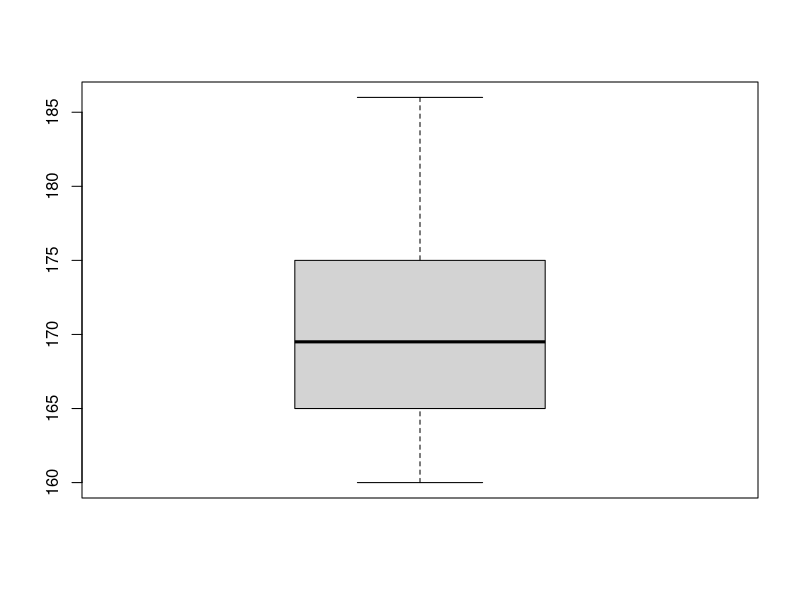
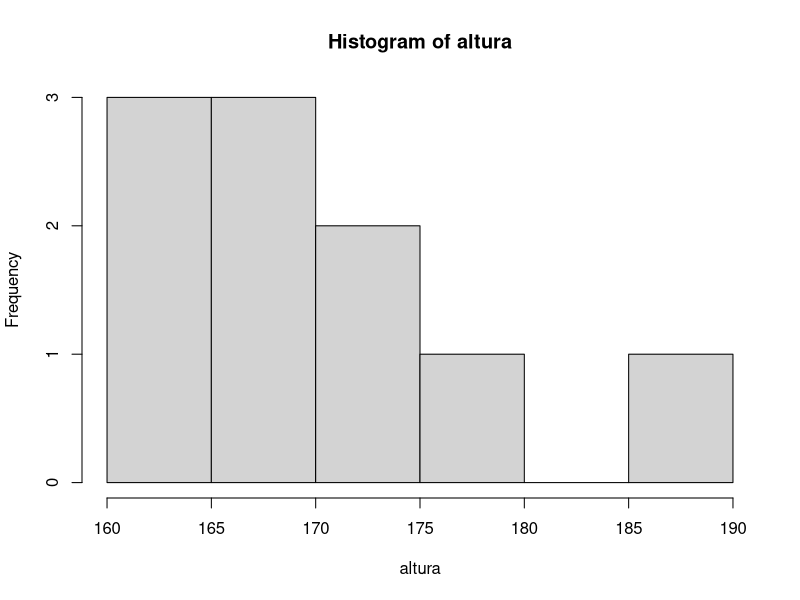
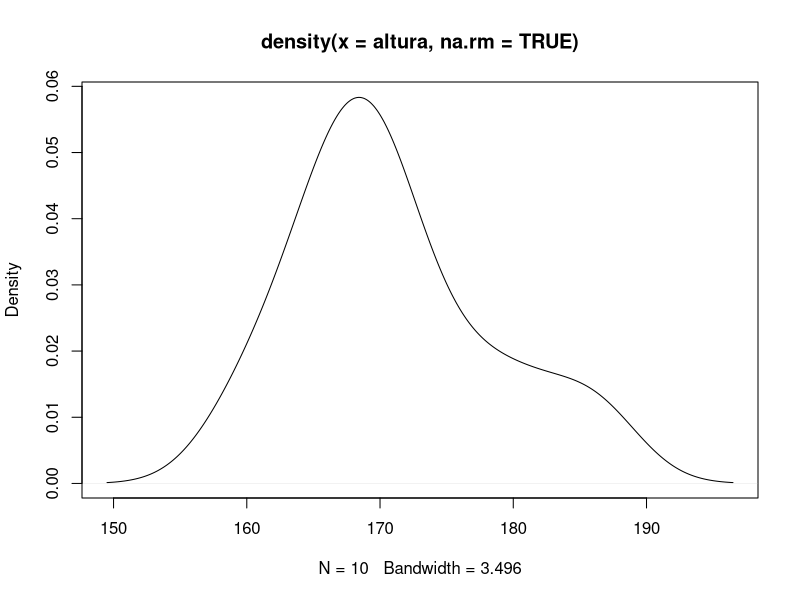
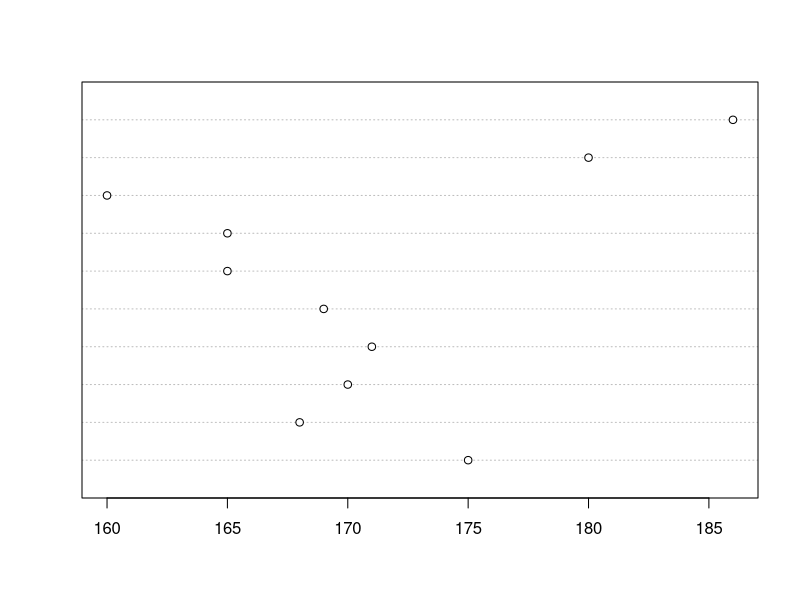
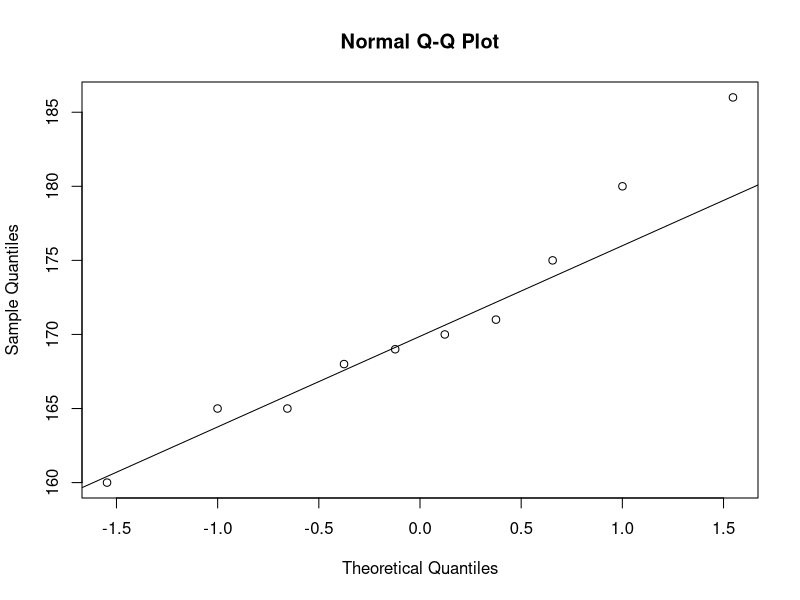
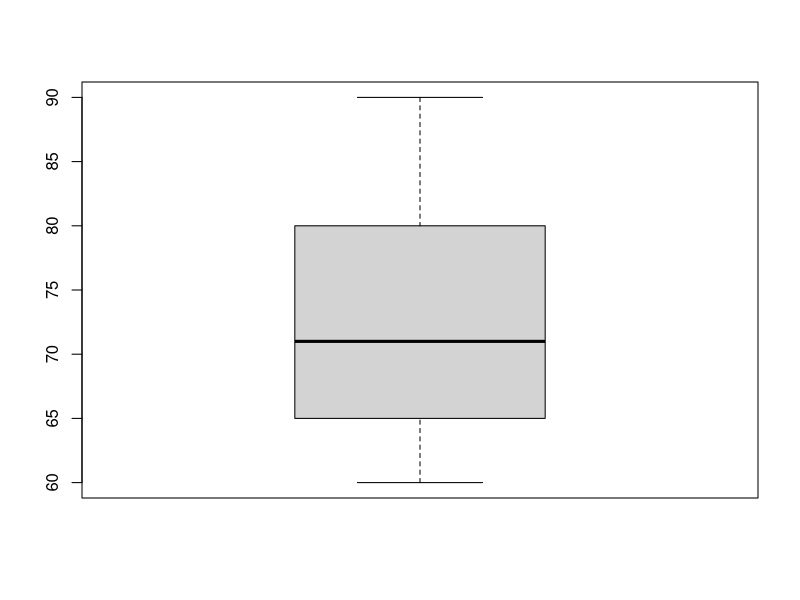
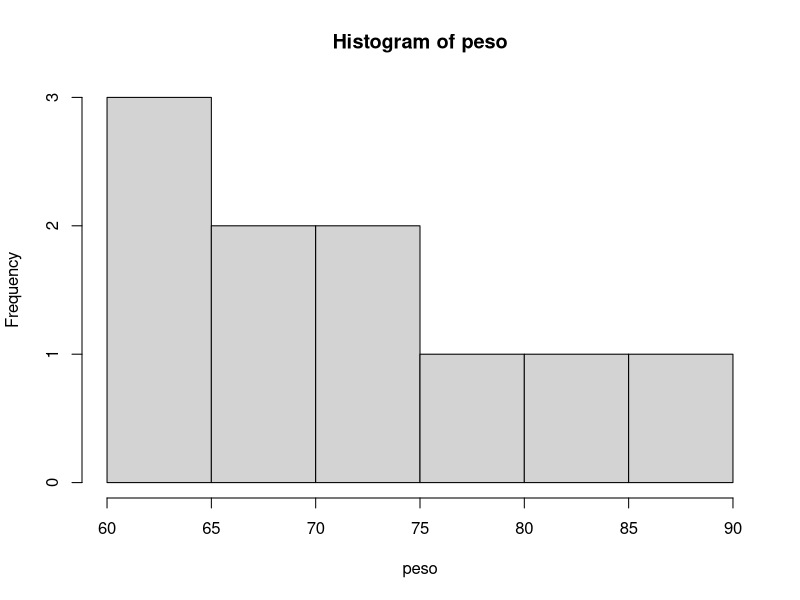
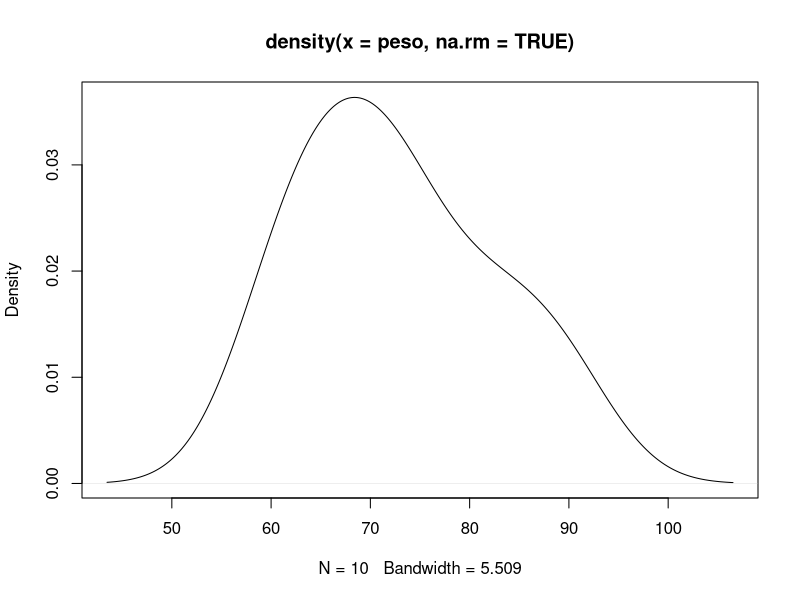

The R script that drew these images, in order:
#---------------------------------------
#Regressao linear simples
#Amer Cavalheiro Hamdan
#Dezembro/2012
#---------------------------------------------
#Dados para análise
altura = c(175, 168, 170, 171, 169, 165, 165, 160, 180, 186)
peso = c(80, 68, 72, 75, 70, 65, 62, 60, 85, 90)

#Analise exploratoria
table(altura)
summary(altura)
sd(altura)
boxplot(altura)
hist(altura)
plot(density(altura, na.rm=TRUE))
dotchart(altura)
qqnorm(altura)
qqline(altura)

table(peso)
summary(peso)
sd(peso)
boxplot(peso)
hist(peso)
plot(density(peso, na.rm=TRUE))
dotchart(peso)
qqnorm(peso)
qqline(peso)

#Analise bivariada
cor.test(altura, peso)
plot(altura~peso)

#Modelo de regressao
modelo = lm(altura ~ peso)
modelo
summary(modelo)

#Intervalo de confianca das estimativas a e b
confint(modelo, level=0.95)

#grafico da regressao
plot(peso, altura)
abline(modelo)

#diagnostico dos residuos
residuos = residuals(modelo)
residuos
hist(residuos)

predito = fitted.values(modelo)
predito

plot (predito, residuos)
plot(modelo)
